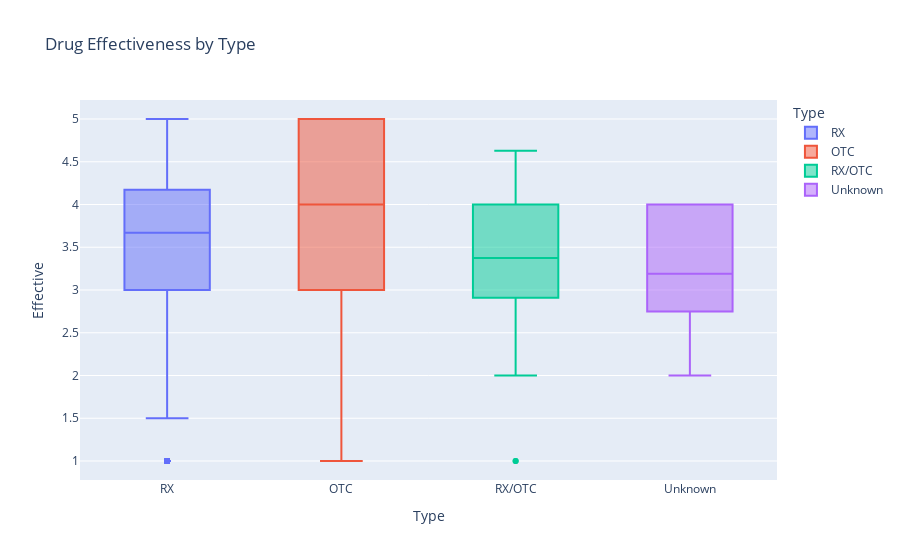

Notebook source saved alongside this figure:
### Code cell
fig = px.box(df, x='Type', y='Effective', color='Type', title='Drug Effectiveness by Type')
fig.show()

### Figure 1 — Plotly figure (JSON) as saved in the notebook; plotly's stock layout.template omitted (floating-point values rounded to 4 significant figures; data arrays with more than 128 entries replaced by an {"elided": "..."} marker saying what was removed)
{"data": [{"alignmentgroup": "True", "hovertemplate": "Type=%{x}<br>Effective=%{y}<extra></extra>", "legendgroup": "RX", "marker": {"color": "#636efa"}, "name": "RX", "notched": false, "offsetgroup": "RX", "orientation": "v", "showlegend": true, "type": "box", "x": {"elided": "1165 str values"}, "x0": " ", "xaxis": "x", "y": {"elided": "1165 float values"}, "y0": " ", "yaxis": "y"}, {"alignmentgroup": "True", "hovertemplate": "Type=%{x}<br>Effective=%{y}<extra></extra>", "legendgroup": "OTC", "marker": {"color": "#EF553B"}, "name": "OTC", "notched": false, "offsetgroup": "OTC", "orientation": "v", "showlegend": true, "type": "box", "x": {"elided": "549 str values"}, "x0": " ", "xaxis": "x", "y": {"elided": "549 float values"}, "y0": " ", "yaxis": "y"}, {"alignmentgroup": "True", "hovertemplate": "Type=%{x}<br>Effective=%{y}<extra></extra>", "legendgroup": "RX/OTC", "marker": {"color": "#00cc96"}, "name": "RX/OTC", "notched": false, "offsetgroup": "RX/OTC", "orientation": "v", "showlegend": true, "type": "box", "x": ["RX/OTC", "RX/OTC", "RX/OTC", "RX/OTC", "RX/OTC", "RX/OTC", "RX/OTC", "RX/OTC", "RX/OTC", "RX/OTC", "RX/OTC", "RX/OTC", "RX/OTC", "RX/OTC", "RX/OTC", "RX/OTC", "RX/OTC", "RX/OTC", "RX/OTC", "RX/OTC", "RX/OTC", "RX/OTC", "RX/OTC", "RX/OTC", "RX/OTC", "RX/OTC", "RX/OTC", "RX/OTC", "RX/OTC", "RX/OTC", "RX/OTC", "RX/OTC", "RX/OTC", "RX/OTC"], "x0": " ", "xaxis": "x", "y": [3.27, 4.2, 2, 1, 3.37, 3.12, 4.27, 3.64, 2.5, 4, 3.78, 4.07, 4.33, 3.37, 2.91, 3.2, 3.77, 3.54, 4.63, 3.37, 3.12, 3.64, 4.2, 3.31, 1, 2, 3.41, 4.5, 4.27, 2.58, 3.83, 2.33, 2.16, 3.38], "y0": " ", "yaxis": "y"}, {"alignmentgroup": "True", "hovertemplate": "Type=%{x}<br>Effective=%{y}<extra></extra>", "legendgroup": "Unknown", "marker": {"color": "#ab63fa"}, "name": "Unknown", "notched": false, "offsetgroup": "Unknown", "orientation": "v", "showlegend": true, "type": "box", "x": ["Unknown", "Unknown", "Unknown", "Unknown", "Unknown"], "x0": " ", "xaxis": "x", "y": [2, 4, 3, 3.19, 4], "y0": " ", "yaxis": "y"}], "layout": {"boxmode": "overlay", "legend": {"title": {"text": "Type"}, "tracegroupgap": 0}, "title": {"text": "Drug Effectiveness by Type"}, "xaxis": {"anchor": "y", "categoryarray": ["RX", "OTC", "RX/OTC", "Unknown"], "categoryorder": "array", "domain": [0, 1], "title": {"text": "Type"}}, "yaxis": {"anchor": "x", "domain": [0, 1], "title": {"text": "Effective"}}}}
